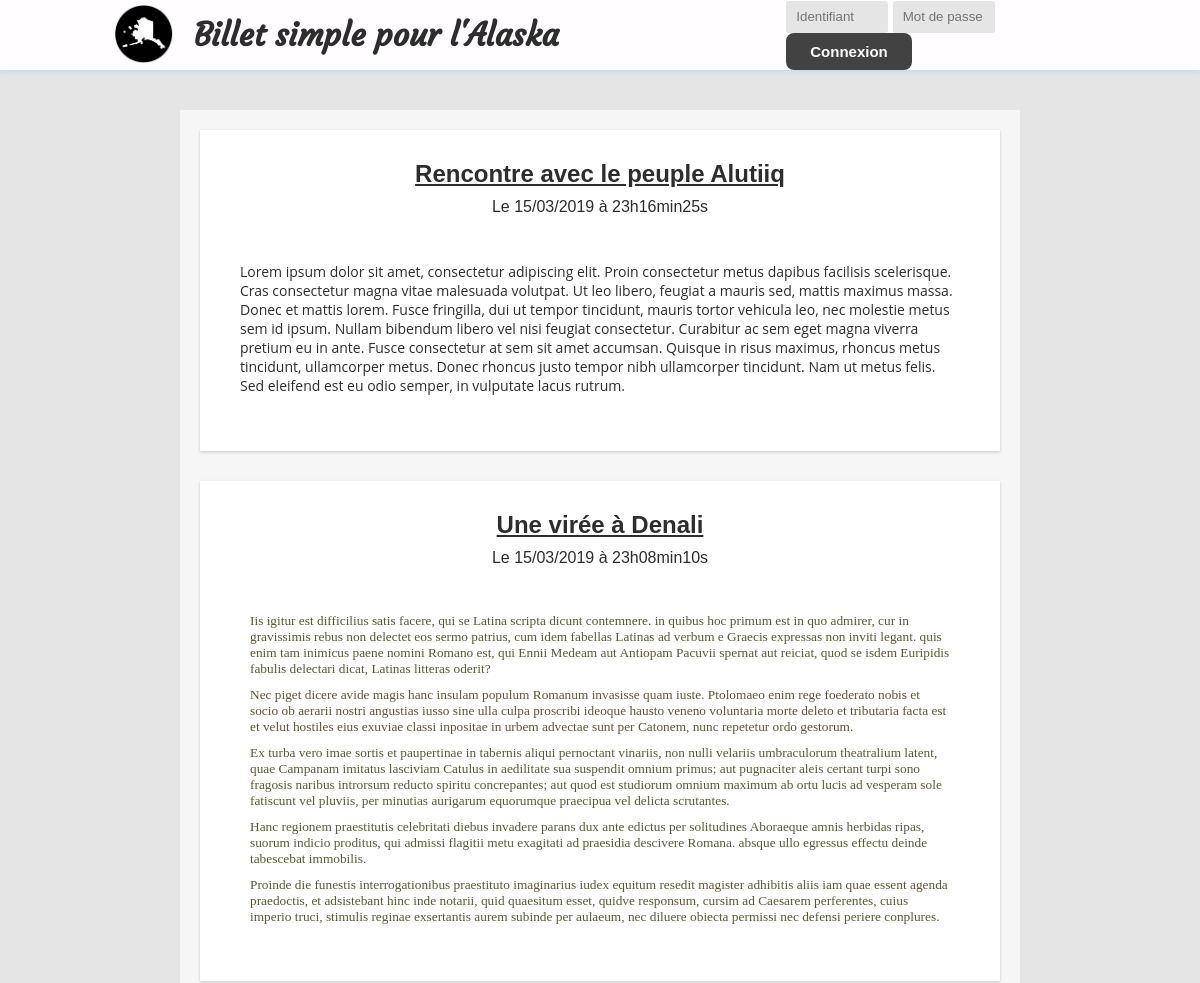
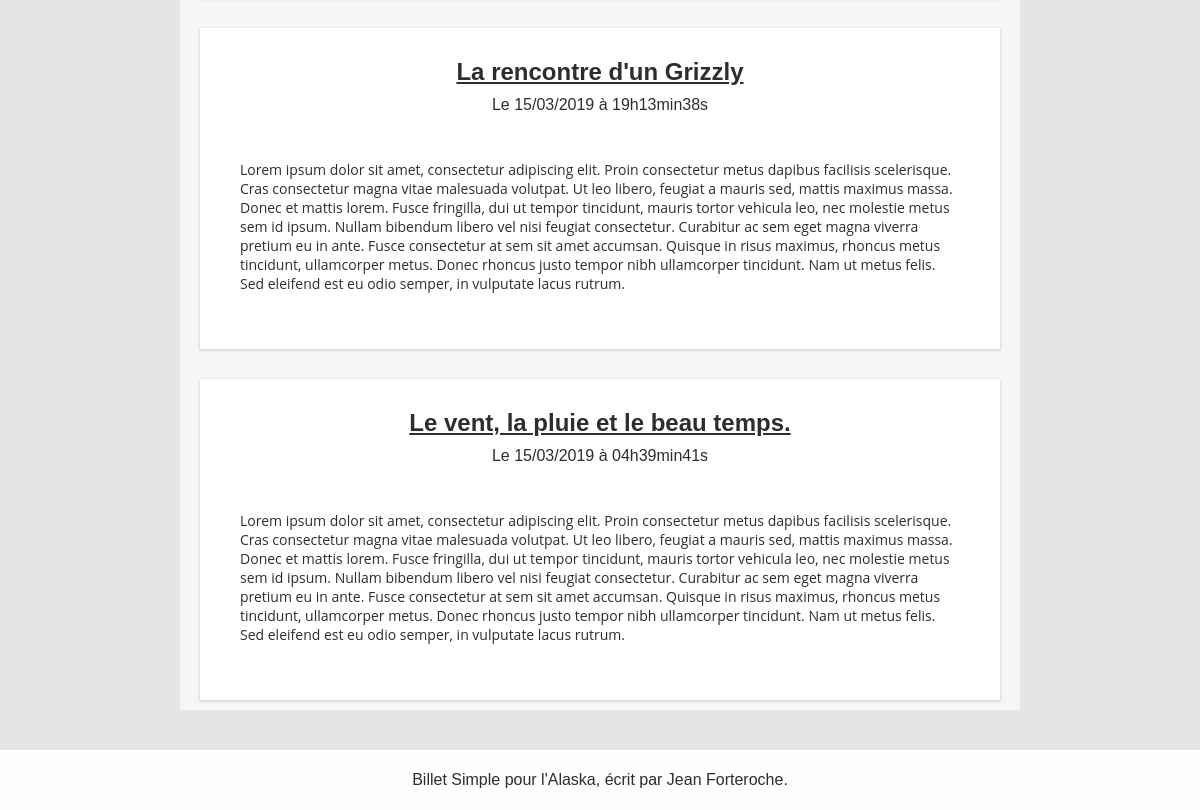
The page / on the database its author committed (2 pictures, top to bottom).
### tables this page shows
CREATE TABLE IF NOT EXISTS `t_billet` (
  `BIL_ID` int(11) NOT NULL AUTO_INCREMENT,
  `BIL_DATE` datetime NOT NULL,
  `BIL_TITRE` varchar(100) NOT NULL,
  `BIL_CONTENU` longtext NOT NULL,
  PRIMARY KEY (`BIL_ID`)
);

### controller/ControleurAccueil.php (called while the page is built)
<?php
require_once 'model/billet.php';
require_once 'view/viewClass.php';
class ControleurAccueil {
  private $billet;
  public function __construct() {
    $this->billet = new Billet();
  }
  public function accueil() {
    $billets = $this->billet->getBillets();
    $vue = new View("Home");
    $vue->generer(array('billets' => $billets));
  }
}

### index.php (called while the page is built, shortened)
<?php
require 'controller/Routeur.php';
$routeur = new Routeur();
$routeur->routerRequete();

### model/billet.php (called while the page is built, shortened)
<?php
require_once 'model/model.php';
class Billet extends Model
{
	public function getBillets()
	{
		$sql = 'select BIL_ID as id, DATE_FORMAT(BIL_DATE, \'%d/%m/%Y à %Hh%imin%ss\')
		AS date_fr, BIL_TITRE as titre, BIL_CONTENU as contenu from T_BILLET order by BIL_ID desc';
		$billets = $this->executerRequete($sql);
		return $billets->fetchAll();
	}
}

### model/model.php (called while the page is built)
<?php
abstract class Model {
	private $bdd;
	protected function executerRequete($sql, $params = null) {
		if ($params == null)
		{
			$resultat = $this->getDb()->query($sql);
		} else {
			$resultat = $this->getDb()->prepare($sql);
			$resultat->execute($params);
		}
		return $resultat;
	}
	private function getDb()
	{
		if($this->bdd == null)
		{
			$this->bdd = new PDO('mysql:host=localhost;dbname=p3_blog;charset=utf8','root', '', array(PDO::ATTR_ERRMODE => PDO::ERRMODE_EXCEPTION));
		}
    return $this->bdd;
  }
}

### view/viewHome.php (the view)
<?php $this->titre = 'Accueil de mon Blog'; ?>
<div id="wrapper-home">
	<?php foreach ($billets as $billet): ?>
	<div id="wrapper">
		<article class="billet box">
			<header>
				<a href="<?= "index.php?action=billet&id=" . $billet['id'] ?>">
					<h1 class="titreBillet"><?= $billet['titre'] ?></h1>
				</a>
				<div class="timeinfo">
					<time>Le <?= $billet['date_fr'] ?></time>
				</div>
			</header>
			<div id="wrapper">
				<p><?= $billet['contenu'] ?></p>
			</div>
		</article>
	</div>
	<?php endforeach; ?>
</div>

### view/template.php (shortened to what this page needs)
<!doctype html>
<html lang="fr">
	<head>
		<link rel="stylesheet" href="public/style.css" />
		<link rel="stylesheet" href="https://use.fontawesome.com/releases/v5.7.2/css/all.css">
	</head>
	<body>
		<div id="container">
			<div id="header">
				<div id="brand">
					<a href="index.php">
						<img id="logo" src="public/images/logo2.png" alt="Logo Blog" title="Logo Alaska" />
					</a>
					<h1 id="titreBlog"><a href="index.php">Billet simple pour l'Alaska</a></h1>
				</div>
				<div id="login">
					<?php
					if(isset($_SESSION['userId'])){
						echo '<p><a href="index.php?action=administration&sort=desc" class="button-connexion">Administration</a></p>';
						echo '<p><a href="index.php?action=deconnexion" class="button-connexion">Deconnexion</a></p>';
					}else {
						echo '<form method="POST" action="index.php?action=connexionAdmin">
						<input type="text" name="username" placeholder="Identifiant" required/>
						<input type="password" name="password" placeholder="Mot de passe" required/>
						<input type="submit" class="button-connexion" value="Connexion">
						</form>';
					}
					?>
				</div>
			</div>
				<?= $content ?>
			<footer>
				Billet Simple pour l'Alaska, écrit par Jean Forteroche.
			</footer>
		</div>
	</body>
</html>

### controller/Routeur.php (shortened to what this page needs)
<?php
require_once 'controller/ControleurAccueil.php';
require_once 'view/viewClass.php';
class Routeur {
	private $ctrlAccueil;
	private $ctrlBillet;
	private $ctrlAdmin;
	public function __construct() {
		$this->ctrlAccueil = new ControleurAccueil();
		$this->ctrlBillet = new ControleurBillet();
		$this->ctrlAdmin = new ControleurAdmin();
	}
	public function routerRequete() {
		try {
			if (isset($_GET['action'])) {
				switch($_GET['action']) {
					case 'billet':
						$idBillet = intval($this->getParametre($_GET, 'id'));
						if ($idBillet != 0) {
							$this->ctrlBillet->billet($idBillet);
						}
						else {
							throw new Exception("Identifiant de billet non valide");
						}
						break;
						case 'commenter':
							$auteur = $this->getParametre($_POST, 'auteur');
							$contenu = $this->getParametre($_POST, 'contenu');
							$idBillet = $this->getParametre($_POST, 'id');
							$this->ctrlBillet->commenter($auteur, $contenu, $idBillet);
						break;
						case 'signaler':
							$idBillet = $this->getParametre($_POST, 'idBillet');
							$idCom = $this->getParametre($_POST, 'idCom');
							$this->ctrlBillet->signaler($idBillet, $idCom);
						break;
						case 'deconnexion':
							$this->ctrlAdmin->deconnexion();
						break;
						case 'administration':
							$order = $this->getParametre($_GET, 'sort');
							$this->ctrlAdmin->displayAdmin($order);
						break;
						case 'connexionAdmin':
							$connexion = $this->ctrlAdmin->connexionAdmin();
							if($connexion){
								$order = "desc";
								$this->ctrlAdmin->displayAdmin($order);
							} else {
								throw new Exception("Erreur de connexion");
							}
						break;
						case 'creer':
							$titreBillet = $this->getParametre($_POST, 'title');
							$contenuBillet = $this->getParametre($_POST, 'content');
							$this->ctrlAdmin->create($titreBillet, $contenuBillet);
						break;
						case 'supprimer':
							$idBillet = $this->getParametre($_GET, 'id');
							$this->ctrlAdmin->suppress($idBillet);
						break;
						case 'vueModifier':
							$idBillet = $this->getParametre($_GET, 'id');
							$this->ctrlAdmin->updateView($idBillet);
						break;
						case 'create':
							$this->ctrlAdmin->createView();
						break;
						case 'logs':
							$this->ctrlAdmin->logsView();
						break;
						case 'modifier':
							$idBillet = $this->getParametre($_GET, 'id');
							$titreBillet = $this->getParametre($_POST, 'title');
							$contenuBillet = $this->getParametre($_POST, 'content');
							$this->ctrlAdmin->update($idBillet, $titreBillet, $contenuBillet);
						break;
						case 'moderer':
							$idCom = $this->getParametre($_POST, 'cid');
							$modCom = $this->getParametre($_POST, 'modCom');
							$this->ctrlAdmin->moderateCom($modCom, $idCom);
						break;
						case 'suppresscom':
							$idCom = $this->getParametre($_GET, 'id');
							$this->ctrlAdmin->suppressCom($idCom);
						break;
						default:
							throw new Exception("Action non valide");
				}
			}
			else {
				$this->ctrlAccueil->accueil();
			}
		}
			catch (Exception $e) {
				$this->erreur($e->getMessage());
			}
		}
}

### view/viewClass.php (shortened to what this page needs)
<?php
Class View
{
	private $fichier;
	private $titre;
	public function __construct($action)
	{
		$this->fichier = "view/view" . $action . ".php";
	}
	public function generer($donnees=[])
	{
		$contenu = $this->genererFichier($this->fichier, $donnees);
		$vue = $this->genererFichier('view/template.php',
		array('title' => $this->titre, 'content' => $contenu));
		echo $vue;
	}
	private function genererFichier($fichier, $donnees)
	{
    if (file_exists($fichier))
	{
		extract($donnees);
		require $fichier;
		return ob_get_clean();
    }
    else {
		throw new Exception("Fichier '$fichier' introuvable");
    }
  }
}

### public/style.css (style rules this page uses)
html, body { height: 100%; margin:0px; padding:0px; }
body { color: #2d2d2d; font-family: 'Futura-Medium', 'Futura', 'Trebuchet MS', sans-serif; }
#container { min-height: 100%; width: 100%; margin: auto; display:flex; flex-direction:column; justify-content:space-between; background-color:#e5e5e5; }
a, h1 { color:#2d2d2d; }
#header { height:70px; display:flex; flex-direction:row; justify-content:space-around; background-color:#FFFDFF; margin-bottom:40px; line-height:100%; box-shadow: 0px 3px 4px 0px rgba(193,221,245,0.8); }
#header a { text-decoration:none; }
#brand { display:flex; flex-direction:row; justify-content:flex-end; align-items:center; height:100%; }
#logo { width:60px; height:60px; margin-right:20px; }
#titreBlog { font-size:2em; font-family:Courgette, Arial-Black, serif; }
#login { width:25%; display:flex; flex-direction:row; justify-content:space-around; align-items:center; }
#login input[type=text], input[type=password] { height:30px; width:30%; line-height:30px; padding-left:10px; border:0px; border-radius:3px; color:black; background-color:#e5e5e5; }
.button-connexion { background-color:#424242; -moz-border-radius:8px; -webkit-border-radius:8px; border-radius:8px; border:0px; display:inline-block; cursor:pointer; color:#fffdff; font-family:Arial; font-size:15px; font-weight:bold; padding:10px 24px; }
#wrapper-home { margin:auto; width:70%; background-color:#f6f6f6; display:flex; flex-direction:column; justify-content:center; }
#wrapper { padding: 20px 20px 10px; }
.box { box-shadow: 0 1px 3px 0 rgba(0,0,0,.2); }
.billet { padding:10px 20px 30px; background-color:#FFFFFF; }
.billet h1 { text-align:center; }
.timeinfo { padding:10px 0px; text-align:center; }
.titreBillet { margin-bottom : 0px; font-family:Helvetica; }
footer { height:60px; width:100%; margin-top:40px; line-height:60px; text-align: center; background-color:#FFFDFF; }

### rows shown on the page
t_billet: BIL_TITRE "Rencontre avec le peuple Alutiiq", date_fr "15/03/2019 à 23h16min25s", BIL_CONTENU "Lorem ipsum dolor sit amet, consectetur adipiscing elit. Proin consectetur metus dapibus facilisis scelerisque. Cras consectetur magna vitae malesuada volutpat. Ut leo libero, feugiat a mauris sed, mattis maximus massa. Donec et mattis lorem. Fusce fringilla, dui ut tempor tincidunt, mauris tortor vehicula leo, nec molestie metus sem id ipsum. Nullam bibendum libero vel nisi feugiat consectetur. Curabitur ac sem eget magna viverra pretium eu in ante. Fusce consectetur at sem sit amet accumsan. Quisque in risus maximus, rhoncus metus tincidunt, ullamcorper metus. Donec rhoncus justo tempor nibh ullamcorper tincidunt. Nam ut metus felis. Sed eleifend est eu odio semper, in vulputate lacus…"
t_billet: BIL_TITRE "Une virée à Denali", date_fr "15/03/2019 à 23h08min10s", BIL_CONTENU "Iis igitur est difficilius satis facere, qui se Latina scripta dicunt contemnere. in quibus hoc primum est in quo admirer, cur in gravissimis rebus non delectet eos sermo patrius, cum idem fabellas Latinas ad verbum e Graecis expressas non inviti legant. quis enim tam inimicus paene nomini Romano est, qui Ennii Medeam aut Antiopam Pacuvii spernat aut reiciat, quod se isdem Euripidis fabulis delectari dicat, Latinas litteras oderit? Nec piget dicere avide magis hanc insulam populum Romanum invasisse quam iuste. Ptolomaeo enim rege foederato nobis et socio ob aerarii nostri angustias iusso sine ulla culpa proscribi ideoque hausto veneno voluntaria morte deleto et tributaria facta est et velut…"
t_billet: BIL_TITRE "La rencontre d'un Grizzly", date_fr "15/03/2019 à 19h13min38s", BIL_CONTENU "Lorem ipsum dolor sit amet, consectetur adipiscing elit. Proin consectetur metus dapibus facilisis scelerisque. Cras consectetur magna vitae malesuada volutpat. Ut leo libero, feugiat a mauris sed, mattis maximus massa. Donec et mattis lorem. Fusce fringilla, dui ut tempor tincidunt, mauris tortor vehicula leo, nec molestie metus sem id ipsum. Nullam bibendum libero vel nisi feugiat consectetur. Curabitur ac sem eget magna viverra pretium eu in ante. Fusce consectetur at sem sit amet accumsan. Quisque in risus maximus, rhoncus metus tincidunt, ullamcorper metus. Donec rhoncus justo tempor nibh ullamcorper tincidunt. Nam ut metus felis. Sed eleifend est eu odio semper, in vulputate lacus…"
t_billet: BIL_TITRE "Le vent, la pluie et le beau temps.", date_fr "15/03/2019 à 04h39min41s", BIL_CONTENU "Lorem ipsum dolor sit amet, consectetur adipiscing elit. Proin consectetur metus dapibus facilisis scelerisque. Cras consectetur magna vitae malesuada volutpat. Ut leo libero, feugiat a mauris sed, mattis maximus massa. Donec et mattis lorem. Fusce fringilla, dui ut tempor tincidunt, mauris tortor vehicula leo, nec molestie metus sem id ipsum. Nullam bibendum libero vel nisi feugiat consectetur. Curabitur ac sem eget magna viverra pretium eu in ante. Fusce consectetur at sem sit amet accumsan. Quisque in risus maximus, rhoncus metus tincidunt, ullamcorper metus. Donec rhoncus justo tempor nibh ullamcorper tincidunt. Nam ut metus felis. Sed eleifend est eu odio semper, in vulputate lacus…"
